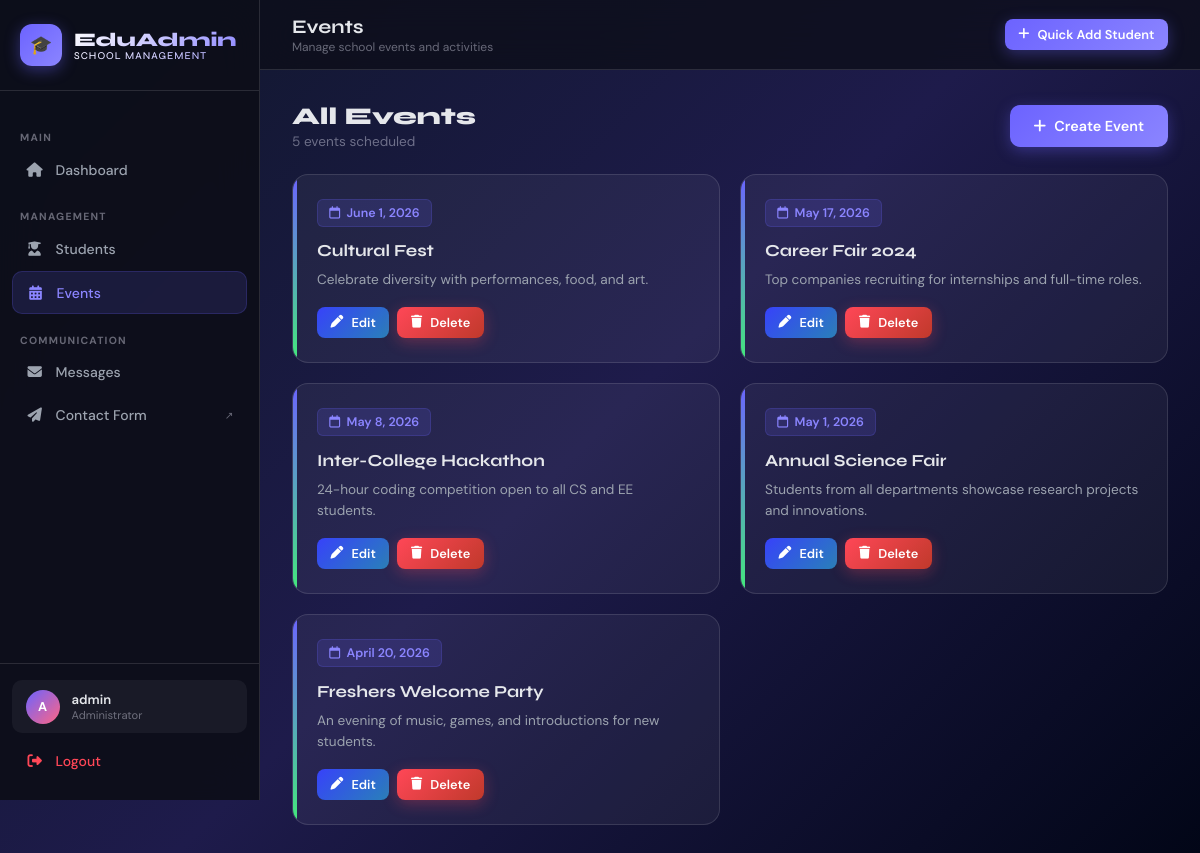
/events/ (signed in), run on the app's committed database.
### events/models.py (models this page shows, shortened)
class Event(models.Model):
    title = models.CharField(max_length=200)
    description = models.TextField()
    date = models.DateField()
    created_at = models.DateTimeField(auto_now_add=True)
    class Meta:
        ordering = ['-date']

### events/views.py (the view)
# urls.py: path('', views.event_list, name='event_list'),
@login_required
@user_passes_test(is_admin, login_url='/login/')
def event_list(request):
    events = Event.objects.all()
    return render(request, 'events/list.html', {'events': events})

### events/views.py (called while the page is built)
def is_admin(user):
    return user.is_staff or user.is_superuser

### templates/events/list.html (shortened to what this page needs)
{% extends 'dashboard_base.html' %}
{% block page_title %}Events{% endblock %}
{% block page_subtitle %}Manage school events and activities{% endblock %}
{% block content %}
<div class="page-header">
  <div>
    <h2 style="font-family:'Syne',sans-serif;font-size:1.5rem;font-weight:800;">All Events</h2>
    <p style="color:var(--text-muted);font-size:0.85rem;margin-top:2px;">{{ events.count }} event{{ events.count|pluralize }} scheduled</p>
  </div>
  <a href="{% url 'event_add' %}" class="btn btn-primary">
    <i class="fa-solid fa-plus"></i> Create Event
  </a>
</div>
{% if events %}
<div class="events-grid">
  {% for event in events %}
  <div class="event-card" style="animation-delay: {{ forloop.counter0 }}00ms;">
    <div class="event-date-badge">
      <i class="fa-regular fa-calendar"></i> {{ event.date }}
    </div>
    <div class="event-title">{{ event.title }}</div>
    <div class="event-desc">{{ event.description }}</div>
    <div class="event-actions">
      <a href="{% url 'event_edit' event.pk %}" class="btn btn-info btn-sm">
        <i class="fa-solid fa-pen"></i> Edit
      </a>
      <a href="{% url 'event_delete' event.pk %}" class="btn btn-danger btn-sm">
        <i class="fa-solid fa-trash"></i> Delete
      </a>
    </div>
  </div>
  {% endfor %}
</div>
{% endif %}
{% endblock %}

### templates/dashboard_base.html (shortened to what this page needs)
{% load static %}
<!DOCTYPE html>
<html lang="en">
<head>
  <link rel="stylesheet" href="{% static 'css/main.css' %}"/>
  <link rel="stylesheet" href="https://cdnjs.cloudflare.com/ajax/libs/font-awesome/6.5.0/css/all.min.css"/>
</head>
<body>
<div class="layout">
  <aside class="sidebar" id="sidebar">
    <div class="sidebar-logo">
      <div class="logo-icon">🎓</div>
      <div class="brand">
        EduAdmin
        <span>School Management</span>
      </div>
    </div>
    <nav class="sidebar-nav">
      <div class="nav-section-label">Main</div>
      <a href="{% url 'dashboard' %}" class="nav-item {% if request.resolver_match.url_name == 'dashboard' %}active{% endif %}">
        <span class="nav-icon"><i class="fa-solid fa-house"></i></span>
        Dashboard
      </a>
      <div class="nav-section-label">Management</div>
      <a href="{% url 'student_list' %}" class="nav-item {% if 'student' in request.resolver_match.url_name %}active{% endif %}">
        <span class="nav-icon"><i class="fa-solid fa-user-graduate"></i></span>
        Students
      </a>
      <a href="{% url 'event_list' %}" class="nav-item {% if 'event' in request.resolver_match.url_name %}active{% endif %}">
        <span class="nav-icon"><i class="fa-solid fa-calendar-days"></i></span>
        Events
      </a>
      <div class="nav-section-label">Communication</div>
      <a href="{% url 'message_list' %}" class="nav-item {% if 'message' in request.resolver_match.url_name %}active{% endif %}">
        <span class="nav-icon"><i class="fa-solid fa-envelope"></i></span>
        Messages
      </a>
      <a href="{% url 'contact' %}" class="nav-item" target="_blank">
        <span class="nav-icon"><i class="fa-solid fa-paper-plane"></i></span>
        Contact Form
        <span style="margin-left:auto;font-size:0.65rem;color:var(--text-muted)">↗</span>
      </a>
    </nav>
    <div class="sidebar-footer">
      <div class="user-info">
        <div class="user-avatar">{{ request.user.username|first|upper }}</div>
        <div>
          <div class="user-name">{{ request.user.get_full_name|default:request.user.username }}</div>
          <div class="user-role">Administrator</div>
        </div>
      </div>
      <a href="{% url 'logout' %}" class="nav-item" style="color:var(--danger)">
        <span class="nav-icon"><i class="fa-solid fa-right-from-bracket"></i></span>
        Logout
      </a>
    </div>
  </aside>
  <div class="main-content">
    <header class="topbar">
      <div style="display:flex;align-items:center;gap:1rem;">
        <div class="topbar-left">
          <h2>{% block page_title %}Dashboard{% endblock %}</h2>
          <p>{% block page_subtitle %}Welcome back{% endblock %}</p>
        </div>
      </div>
      <div class="topbar-right">
        <a href="{% url 'student_add' %}" class="btn btn-primary btn-sm">
          <i class="fa-solid fa-plus"></i> Quick Add Student
        </a>
      </div>
    </header>
    <main class="page-content">
      {% block content %}{% endblock %}
    </main>
  </div>
</div>
</body>
</html>

### data on the page
Event: date "June 1, 2026", title "Cultural Fest", description "Celebrate diversity with performances, food, and art."
Event: date "May 17, 2026", title "Career Fair 2024", description "Top companies recruiting for internships and full-time roles."
Event: date "May 8, 2026", title "Inter-College Hackathon", description "24-hour coding competition open to all CS and EE students."
Event: date "May 1, 2026", title "Annual Science Fair", description "Students from all departments showcase research projects and innovations."
Event: date "April 20, 2026", title "Freshers Welcome Party", description "An evening of music, games, and introductions for new students."

### other printed values
{{ request.user.username|first|upper }} "A"
{{ request.user.get_full_name|default:request.user.username }} "admin"
{{ events.count }} "5"
